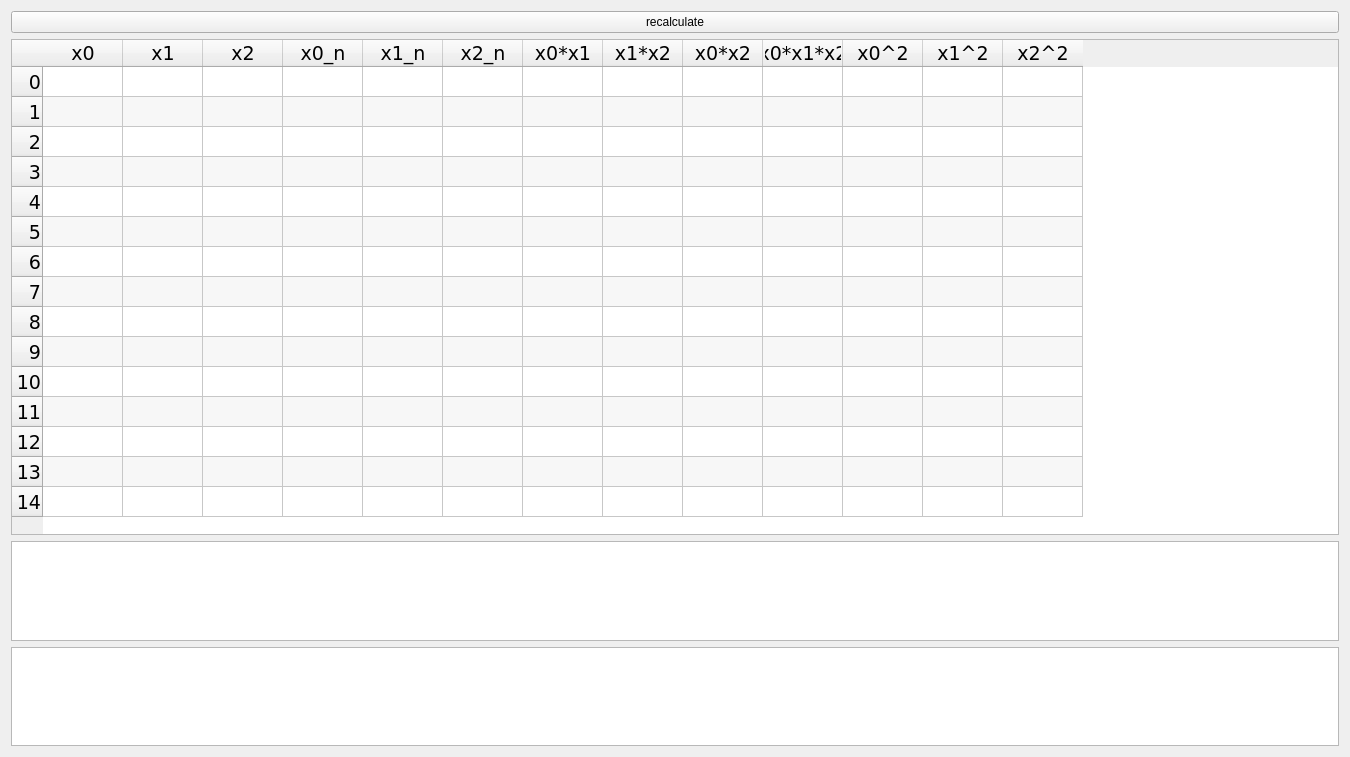
<?xml version="1.0" encoding="UTF-8"?>
<ui version="4.0">
 <class>guiClass</class>
 <widget class="QWidget" name="guiClass">
  <property name="geometry">
   <rect>
    <x>0</x>
    <y>0</y>
    <width>1350</width>
    <height>757</height>
   </rect>
  </property>
  <property name="minimumSize">
   <size>
    <width>691</width>
    <height>384</height>
   </size>
  </property>
  <property name="windowTitle">
   <string>GUI</string>
  </property>
  <layout class="QVBoxLayout" name="verticalLayout" stretch="0,5,1,1">
   <item>
    <widget class="QPushButton" name="calculate">
     <property name="text">
      <string>recalculate</string>
     </property>
    </widget>
   </item>
   <item>
    <widget class="QTableWidget" name="table">
     <property name="font">
      <font>
       <family>Verdana</family>
       <pointsize>14</pointsize>
      </font>
     </property>
     <property name="verticalScrollBarPolicy">
      <enum>Qt::ScrollBarAlwaysOff</enum>
     </property>
     <property name="horizontalScrollBarPolicy">
      <enum>Qt::ScrollBarAsNeeded</enum>
     </property>
     <property name="sizeAdjustPolicy">
      <enum>QAbstractScrollArea::AdjustIgnored</enum>
     </property>
     <property name="editTriggers">
      <set>QAbstractItemView::NoEditTriggers</set>
     </property>
     <property name="alternatingRowColors">
      <bool>true</bool>
     </property>
     <property name="verticalScrollMode">
      <enum>QAbstractItemView::ScrollPerPixel</enum>
     </property>
     <property name="horizontalScrollMode">
      <enum>QAbstractItemView::ScrollPerPixel</enum>
     </property>
     <property name="showGrid">
      <bool>true</bool>
     </property>
     <property name="cornerButtonEnabled">
      <bool>false</bool>
     </property>
     <attribute name="horizontalHeaderDefaultSectionSize">
      <number>80</number>
     </attribute>
     <attribute name="horizontalHeaderShowSortIndicator" stdset="0">
      <bool>false</bool>
     </attribute>
     <attribute name="verticalHeaderVisible">
      <bool>true</bool>
     </attribute>
     <attribute name="verticalHeaderStretchLastSection">
      <bool>false</bool>
     </attribute>
     <row>
      <property name="text">
       <string>0</string>
      </property>
      <property name="textAlignment">
       <set>AlignTrailing|AlignVCenter</set>
      </property>
     </row>
     <row>
      <property name="text">
       <string>1</string>
      </property>
      <property name="textAlignment">
       <set>AlignTrailing|AlignVCenter</set>
      </property>
     </row>
     <row>
      <property name="text">
       <string>2</string>
      </property>
      <property name="textAlignment">
       <set>AlignTrailing|AlignVCenter</set>
      </property>
     </row>
     <row>
      <property name="text">
       <string>3</string>
      </property>
      <property name="textAlignment">
       <set>AlignTrailing|AlignVCenter</set>
      </property>
     </row>
     <row>
      <property name="text">
       <string>4</string>
      </property>
      <property name="textAlignment">
       <set>AlignTrailing|AlignVCenter</set>
      </property>
     </row>
     <row>
      <property name="text">
       <string>5</string>
      </property>
      <property name="textAlignment">
       <set>AlignTrailing|AlignVCenter</set>
      </property>
     </row>
     <row>
      <property name="text">
       <string>6</string>
      </property>
      <property name="textAlignment">
       <set>AlignTrailing|AlignVCenter</set>
      </property>
     </row>
     <row>
      <property name="text">
       <string>7</string>
      </property>
      <property name="textAlignment">
       <set>AlignTrailing|AlignVCenter</set>
      </property>
     </row>
     <row>
      <property name="text">
       <string>8</string>
      </property>
      <property name="textAlignment">
       <set>AlignTrailing|AlignVCenter</set>
      </property>
     </row>
     <row>
      <property name="text">
       <string>9</string>
      </property>
      <property name="textAlignment">
       <set>AlignTrailing|AlignVCenter</set>
      </property>
     </row>
     <row>
      <property name="text">
       <string>10</string>
      </property>
      <property name="textAlignment">
       <set>AlignTrailing|AlignVCenter</set>
      </property>
     </row>
     <row>
      <property name="text">
       <string>11</string>
      </property>
      <property name="textAlignment">
       <set>AlignTrailing|AlignVCenter</set>
      </property>
     </row>
     <row>
      <property name="text">
       <string>12</string>
      </property>
      <property name="textAlignment">
       <set>AlignTrailing|AlignVCenter</set>
      </property>
     </row>
     <row>
      <property name="text">
       <string>13</string>
      </property>
      <property name="textAlignment">
       <set>AlignTrailing|AlignVCenter</set>
      </property>
     </row>
     <row>
      <property name="text">
       <string>14</string>
      </property>
      <property name="textAlignment">
       <set>AlignTrailing|AlignVCenter</set>
      </property>
     </row>
     <column>
      <property name="text">
       <string>x0</string>
      </property>
     </column>
     <column>
      <property name="text">
       <string>x1</string>
      </property>
     </column>
     <column>
      <property name="text">
       <string>x2</string>
      </property>
     </column>
     <column>
      <property name="text">
       <string>x0_n</string>
      </property>
     </column>
     <column>
      <property name="text">
       <string>x1_n</string>
      </property>
     </column>
     <column>
      <property name="text">
       <string>x2_n</string>
      </property>
     </column>
     <column>
      <property name="text">
       <string>x0*x1</string>
      </property>
     </column>
     <column>
      <property name="text">
       <string>x1*x2</string>
      </property>
     </column>
     <column>
      <property name="text">
       <string>x0*x2</string>
      </property>
     </column>
     <column>
      <property name="text">
       <string>x0*x1*x2</string>
      </property>
     </column>
     <column>
      <property name="text">
       <string>x0^2</string>
      </property>
     </column>
     <column>
      <property name="text">
       <string>x1^2</string>
      </property>
     </column>
     <column>
      <property name="text">
       <string>x2^2</string>
      </property>
     </column>
    </widget>
   </item>
   <item>
    <widget class="QTextEdit" name="res">
     <property name="font">
      <font>
       <family>Verdana</family>
       <pointsize>14</pointsize>
      </font>
     </property>
     <property name="readOnly">
      <bool>true</bool>
     </property>
    </widget>
   </item>
   <item>
    <widget class="QTextEdit" name="res_2">
     <property name="font">
      <font>
       <family>Verdana</family>
       <pointsize>14</pointsize>
      </font>
     </property>
     <property name="readOnly">
      <bool>true</bool>
     </property>
    </widget>
   </item>
  </layout>
 </widget>
 <layoutdefault spacing="6" margin="11"/>
 <resources>
  <include location="GUI.qrc"/>
 </resources>
 <connections/>
</ui>
